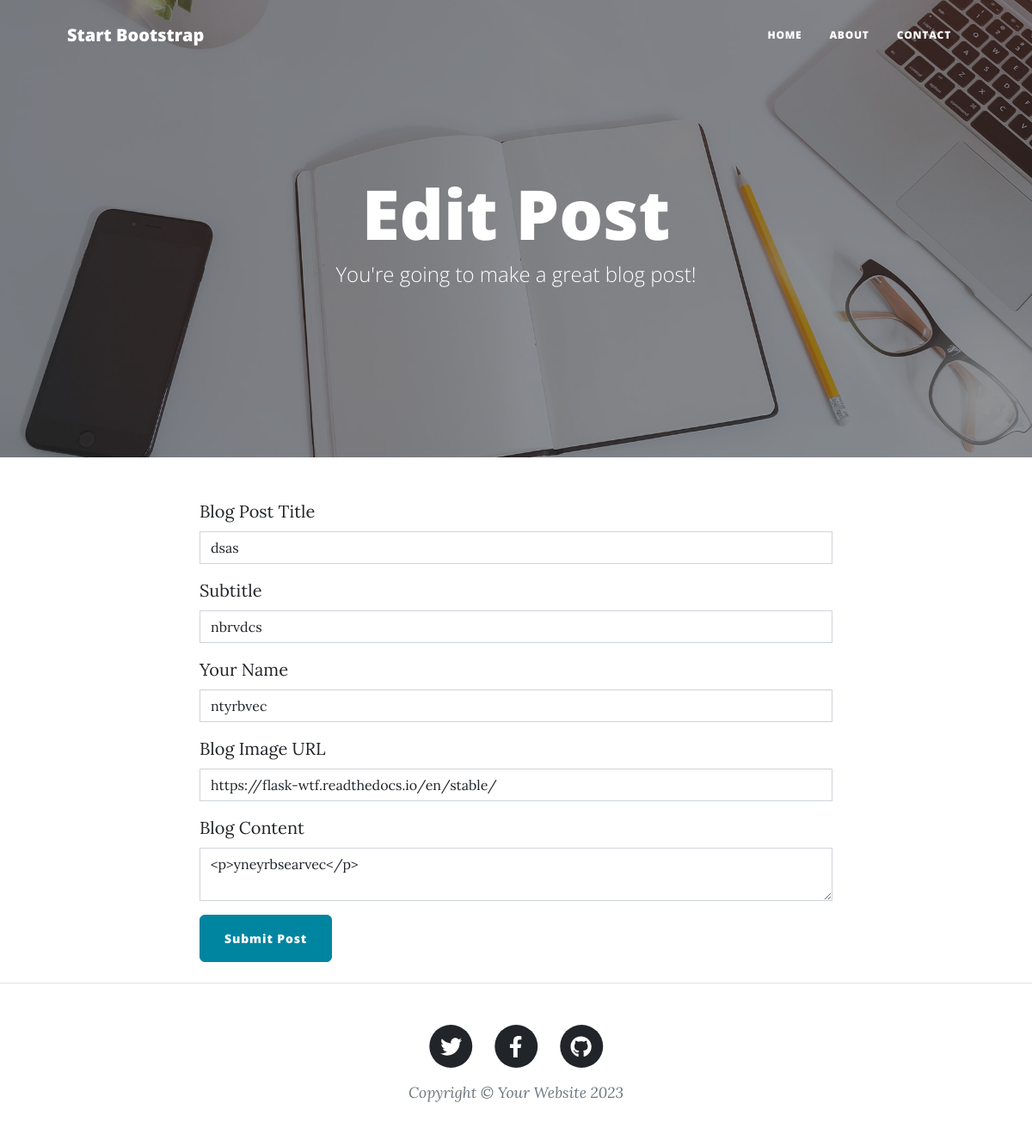
Before: /edit-post/4 with the older database file.
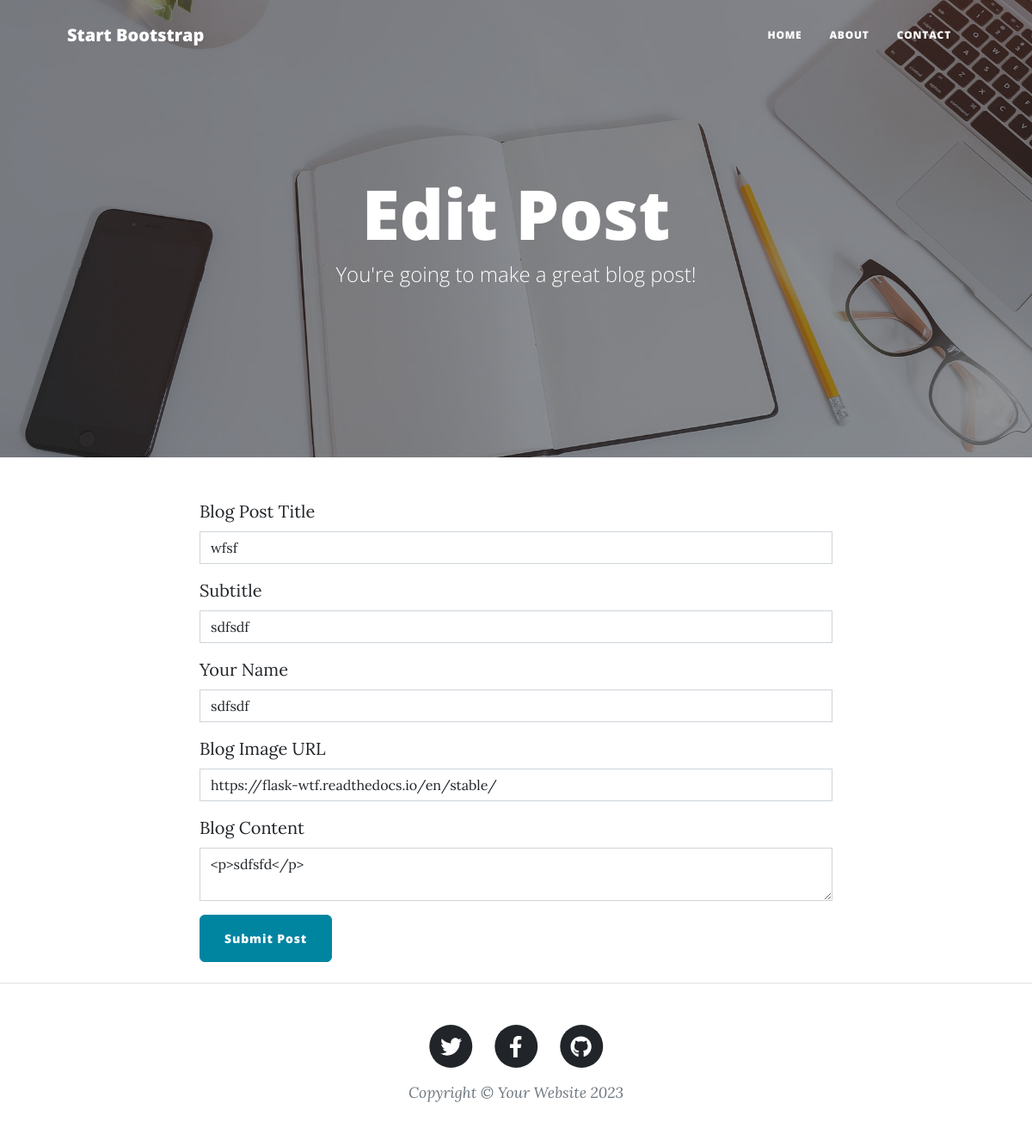
After: the same page with the newer database file.
### main.py (models this page shows)
class BlogPost(db.Model):
    id = db.Column(db.Integer, primary_key=True)
    title = db.Column(db.String(250), unique=True, nullable=False)
    subtitle = db.Column(db.String(250), nullable=False)
    date = db.Column(db.String(250), nullable=False)
    body = db.Column(db.Text, nullable=False)
    author = db.Column(db.String(250), nullable=False)
    img_url = db.Column(db.String(250), nullable=False)

### main.py (the view, shortened to what this page needs)
@app.route("/edit-post/<int:post_id>", methods=['GET', 'POST']) # type: ignore
def edit_post(post_id):
    post_to_edit = db.get_or_404(BlogPost, post_id)
    edit_form = PostForm(
        title = post_to_edit.title,
        subtitle = post_to_edit.subtitle,
        author = post_to_edit.author,
        img_url = post_to_edit.img_url,
        body = post_to_edit.body,
    )
    return render_template("make-post.html", form=edit_form, edit=True), 200

### main.py
class PostForm(FlaskForm):
    title = StringField('Blog Post Title', validators=[DataRequired(), Length(max=250)])
    subtitle = StringField('Subtitle', validators=[DataRequired(), Length(max=250)])
    author = StringField('Your Name', validators=[DataRequired(), Length(max=250)])
    img_url = StringField('Blog Image URL', validators=[DataRequired(), Length(max=250), URL()])
    body = CKEditorField('Blog Content', validators=[DataRequired()])
    submit = SubmitField('Submit Post')

### templates/make-post.html (shortened to what this page needs)
{% block content %} {% include "header.html" %}
{% from 'bootstrap5/form.html' import render_form %}
<header
  class="masthead"
  style="background-image: url('../static/assets/img/edit-bg.jpg')"
>
  <div class="container position-relative px-4 px-lg-5">
    <div class="row gx-4 gx-lg-5 justify-content-center">
      <div class="col-md-10 col-lg-8 col-xl-7">
        <div class="page-heading">
          {% if edit: %}
          <h1>Edit Post</h1>
          {% else: %}
          <h1>New Post</h1>
          {% endif %}
          <span class="subheading"
            >You're going to make a great blog post!</span
          >
        </div>
      </div>
    </div>
  </div>
</header>
<main class="mb-4">
  <div class="container">
    <div class="row">
      <div class="col-lg-8 col-md-10 mx-auto">
        {{ render_form(form, novalidate=True, button_map={"submit": "primary"}) }}
      </div>
    </div>
  </div>
</main>
{% include "footer.html" %} {% endblock %}

Changed rows visible on the page:
changed BlogPost "https://flask-wtf.readthedocs.io/en/stable/": title "dsas" → "wfsf"; subtitle "nbrvdcs" → "sdfsdf"; author "ntyrbvec" → "sdfsdf"; body "<p>yneyrbsearvec</p>" → "<p>sdfsfd</p>"
